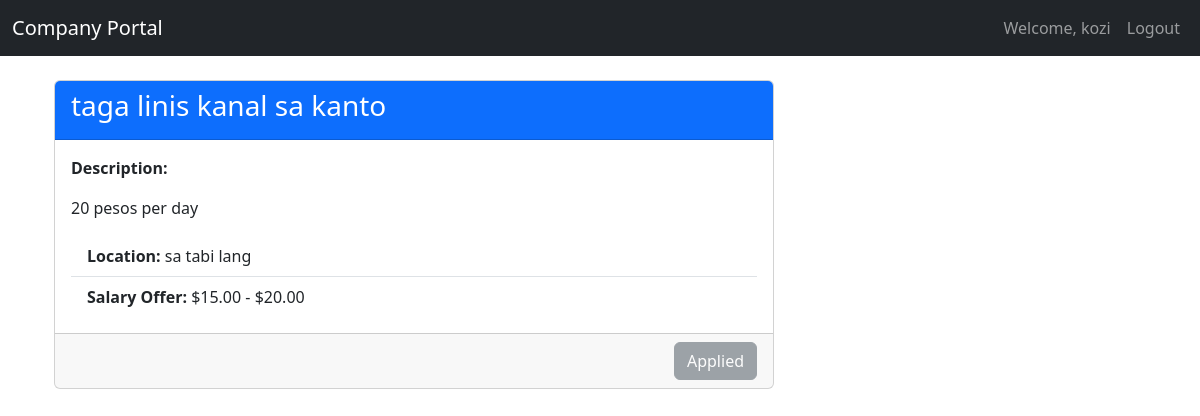
The app's page /job/1/ (signed in) with its own data.
### accounts/models.py (models this page shows, shortened)
class CustomUser(AbstractBaseUser, PermissionsMixin):
    first_name = models.CharField(max_length=30)
    last_name = models.CharField(max_length=30)
    username = models.CharField(max_length=150, unique=True)
    email = models.EmailField(unique=True)
    phone_number = models.CharField(max_length=15, blank=True, null=True)
    joined_date = models.DateTimeField(default=timezone.now)
    is_active = models.BooleanField(default=True)
    is_staff = models.BooleanField(default=False)
    is_admin = models.BooleanField(default=False)
    objects = CustomUserManager()
    USERNAME_FIELD = 'username'
    REQUIRED_FIELDS = ['email']

### jobs/models.py (models this page shows, shortened)
class JobOpening(models.Model):
    job_title = models.CharField(max_length=200)
    job_description = models.TextField()
    min_offer = models.DecimalField(max_digits=10, decimal_places=2)
    max_offer = models.DecimalField(max_digits=10, decimal_places=2)
    location = models.CharField(max_length=100)

### jobs/views.py (the view)
# urls.py: path('job/<int:pk>/', views.job_detail, name='job_detail'),
@login_required
def job_detail(request, pk):
    job = get_object_or_404(JobOpening, pk=pk)
    apply_form = JobApplyForm()
    if request.user.is_admin:
        applicants = JobApplicant.objects.filter(job=job)
        return render(request, 'jobs/job_detail.html', {'job': job, 'applicants': applicants, 'is_admin': True})
    else:
        has_applied = JobApplicant.objects.filter(user=request.user, job=job).exists()
        return render(request, 'jobs/job_detail.html',
                      {'job': job, 'apply_form': apply_form, 'has_applied': has_applied, 'is_admin': False})

### jobs/templates/jobs/job_detail.html (shortened to what this page needs)
{% extends "base.html" %}
{% block content %}
{% if user.is_authenticated %}
    <div class="container mt-4">
        <div class="row">
            <div class="col-md-8">
                <div class="card">
                    <div class="card-header bg-primary text-white">
                        <h3>{{ job.job_title }}</h3>
                    </div>
                    <div class="card-body">
                        <p class="card-text"><strong>Description:</strong></p>
                        <p class="card-text">{{ job.job_description }}</p>
                        <ul class="list-group list-group-flush mt-3">
                            <li class="list-group-item"><strong>Location:</strong> {{ job.location }}</li>
                            <li class="list-group-item"><strong>Salary Offer:</strong> ${{ job.min_offer }} - ${{ job.max_offer }}</li>
                        </ul>
                    </div>
                    <div class="card-footer text-end">
                        {% if is_admin %}
                            <a href="{% url 'job_update' job.pk %}" class="btn btn-warning me-2">Edit</a>
                            <a href="{% url 'job_delete' job.pk %}" class="btn btn-danger">Delete</a>
                        {% else %}
                            {% if not has_applied %}
                                <button type="button" class="btn btn-success" data-bs-toggle="modal" data-bs-target="#applyModal">
                                    Apply
                                </button>
                            {% else %}
                                <button type="button" class="btn btn-secondary" disabled>Applied</button>
                            {% endif %}
                        {% endif %}
                    </div>
                </div>
            </div>
        </div>
    </div>
{% else %}
    <div class="alert alert-danger" role="alert">
        You are unauthorized! Please <a href="{% url 'admin:login' %}">log in</a> to view this page.
    </div>
{% endif %}
{% endblock %}

### templates/base.html (shortened to what this page needs)
{% load static %}
<!doctype html>
<html lang="en">
<head>
    <link href="{% static 'bootstrap/css/bootstrap.min.css' %}" rel="stylesheet">
</head>
<body>
    <nav class="navbar navbar-expand-lg navbar-dark bg-dark">
        <div class="container-fluid">
            <a class="navbar-brand" href="{% url 'job_list' %}">Company Portal</a>
            <div class="collapse navbar-collapse" id="navbarNav">
                <ul class="navbar-nav ms-auto">
                    {% if user.is_authenticated %}
                        <li class="nav-item">
                            <a class="nav-link" href="#">Welcome, {{ user.username }}</a>
                        </li>
                        <li class="nav-item">
                            <a class="nav-link" href="{% url 'admin:logout' %}">Logout</a>
                        </li>
                    {% endif %}
                </ul>
            </div>
        </div>
    </nav>
    <div class="container mt-4">
        {% block content %}
        {% endblock %}
    </div>
</body>
</html>

### records on screen
CustomUser: username "kozi"
JobOpening: job_title "taga linis kanal sa kanto", job_description "20 pesos per day", location "sa tabi lang", min_offer "15.00", max_offer "20.00"
